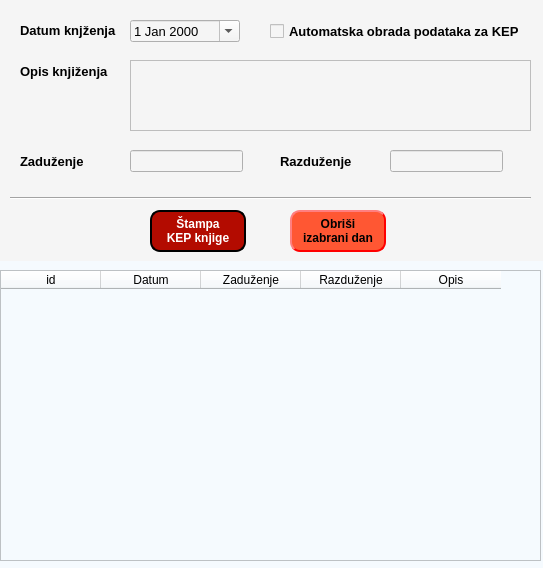
<?xml version="1.0" encoding="UTF-8"?>
<ui version="4.0">
 <class>kepDialog</class>
 <widget class="QDialog" name="kepDialog">
  <property name="geometry">
   <rect>
    <x>0</x>
    <y>0</y>
    <width>543</width>
    <height>568</height>
   </rect>
  </property>
  <property name="windowTitle">
   <string>Knjiga evidencije prometa</string>
  </property>
  <property name="windowIcon">
   <iconset>
    <normaloff>../resources/logo.png</normaloff>../resources/logo.png</iconset>
  </property>
  <property name="styleSheet">
   <string notr="true">background-color: rgb(245, 250, 254);</string>
  </property>
  <widget class="QWidget" name="widget" native="true">
   <property name="geometry">
    <rect>
     <x>0</x>
     <y>0</y>
     <width>543</width>
     <height>261</height>
    </rect>
   </property>
   <property name="styleSheet">
    <string notr="true">background-color: rgb(245, 245, 245);
</string>
   </property>
   <widget class="QDateEdit" name="datumEdit">
    <property name="geometry">
     <rect>
      <x>130</x>
      <y>20</y>
      <width>110</width>
      <height>22</height>
     </rect>
    </property>
    <property name="font">
     <font>
      <pointsize>10</pointsize>
     </font>
    </property>
    <property name="styleSheet">
     <string notr="true">QCalendarWidget QWidget {
    background-color: white;
    color: black;
}
QCalendarWidget QAbstractItemView {
    selection-background-color: #0078D7;
    selection-color: white;
    background-color: white;
    color: black;
}
QCalendarWidget QToolButton {
    background-color: #0078D7;
    color: white;
    border-radius: 5px;
    padding: 5px;
}
QCalendarWidget QToolButton:hover {
    background-color: #005a9e;
}
QCalendarWidget QHeaderView {
    background-color: #F0F0F0;
}</string>
    </property>
    <property name="calendarPopup">
     <bool>true</bool>
    </property>
   </widget>
   <widget class="QLabel" name="label">
    <property name="geometry">
     <rect>
      <x>20</x>
      <y>20</y>
      <width>101</width>
      <height>20</height>
     </rect>
    </property>
    <property name="font">
     <font>
      <pointsize>10</pointsize>
      <bold>true</bold>
     </font>
    </property>
    <property name="text">
     <string>Datum knjženja</string>
    </property>
   </widget>
   <widget class="QCheckBox" name="autoCheck">
    <property name="geometry">
     <rect>
      <x>270</x>
      <y>20</y>
      <width>261</width>
      <height>22</height>
     </rect>
    </property>
    <property name="font">
     <font>
      <pointsize>10</pointsize>
      <bold>true</bold>
     </font>
    </property>
    <property name="text">
     <string>Automatska obrada podataka za KEP</string>
    </property>
   </widget>
   <widget class="QLabel" name="label_2">
    <property name="geometry">
     <rect>
      <x>20</x>
      <y>60</y>
      <width>101</width>
      <height>22</height>
     </rect>
    </property>
    <property name="font">
     <font>
      <pointsize>10</pointsize>
      <bold>true</bold>
     </font>
    </property>
    <property name="text">
     <string>Opis knjiženja</string>
    </property>
   </widget>
   <widget class="QTextEdit" name="opisEdit">
    <property name="geometry">
     <rect>
      <x>130</x>
      <y>60</y>
      <width>401</width>
      <height>71</height>
     </rect>
    </property>
   </widget>
   <widget class="QLabel" name="label_3">
    <property name="geometry">
     <rect>
      <x>20</x>
      <y>150</y>
      <width>101</width>
      <height>22</height>
     </rect>
    </property>
    <property name="font">
     <font>
      <pointsize>10</pointsize>
      <bold>true</bold>
     </font>
    </property>
    <property name="text">
     <string>Zaduženje</string>
    </property>
   </widget>
   <widget class="QLineEdit" name="zaduzenjeEdit">
    <property name="geometry">
     <rect>
      <x>130</x>
      <y>150</y>
      <width>113</width>
      <height>22</height>
     </rect>
    </property>
    <property name="font">
     <font>
      <pointsize>10</pointsize>
      <bold>true</bold>
     </font>
    </property>
    <property name="inputMask">
     <string/>
    </property>
   </widget>
   <widget class="QLabel" name="label_4">
    <property name="geometry">
     <rect>
      <x>280</x>
      <y>150</y>
      <width>101</width>
      <height>22</height>
     </rect>
    </property>
    <property name="font">
     <font>
      <pointsize>10</pointsize>
      <bold>true</bold>
     </font>
    </property>
    <property name="text">
     <string>Razduženje</string>
    </property>
   </widget>
   <widget class="QLineEdit" name="razduzenjeEdit">
    <property name="geometry">
     <rect>
      <x>390</x>
      <y>150</y>
      <width>113</width>
      <height>22</height>
     </rect>
    </property>
    <property name="font">
     <font>
      <pointsize>10</pointsize>
      <bold>true</bold>
     </font>
    </property>
    <property name="inputMask">
     <string/>
    </property>
   </widget>
   <widget class="Line" name="line">
    <property name="geometry">
     <rect>
      <x>10</x>
      <y>190</y>
      <width>521</width>
      <height>16</height>
     </rect>
    </property>
    <property name="orientation">
     <enum>Qt::Horizontal</enum>
    </property>
   </widget>
   <widget class="QPushButton" name="btnStampa">
    <property name="geometry">
     <rect>
      <x>150</x>
      <y>210</y>
      <width>96</width>
      <height>42</height>
     </rect>
    </property>
    <property name="font">
     <font>
      <pointsize>9</pointsize>
      <bold>true</bold>
     </font>
    </property>
    <property name="styleSheet">
     <string notr="true">QPushButton#btnStampa {
	background-color: #b30b00;
	color: rgb(255, 255, 255);
    border-style:outset;
	border-width:2px;
	border-radius:10px;
	border-color:black;
	padding:2px;
}
QPushButton#btnStampa:hover {
	background-color: #fa0d00;
}</string>
    </property>
    <property name="text">
     <string>Štampa
KEP knjige</string>
    </property>
   </widget>
   <widget class="QPushButton" name="btnObrisi">
    <property name="geometry">
     <rect>
      <x>290</x>
      <y>210</y>
      <width>96</width>
      <height>42</height>
     </rect>
    </property>
    <property name="font">
     <font>
      <pointsize>9</pointsize>
      <bold>true</bold>
     </font>
    </property>
    <property name="styleSheet">
     <string notr="true">QPushButton#btnObrisi {
	background-color: #FF5733;
    color: black;
    border-style: outset;
    border-width: 2px;
     border-radius: 10px;
     border-color: red;
     padding: 2px;
}
QPushButton#btnObrisi:hover {
	background-color: red;
	color: white;
	border-color: #FF5733;
}</string>
    </property>
    <property name="text">
     <string>Obriši
izabrani dan</string>
    </property>
   </widget>
  </widget>
  <widget class="QTableWidget" name="kepTable">
   <property name="geometry">
    <rect>
     <x>0</x>
     <y>270</y>
     <width>541</width>
     <height>291</height>
    </rect>
   </property>
   <property name="sortingEnabled">
    <bool>true</bool>
   </property>
   <column>
    <property name="text">
     <string>id</string>
    </property>
    <property name="background">
     <color>
      <red>185</red>
      <green>203</green>
      <blue>204</blue>
     </color>
    </property>
   </column>
   <column>
    <property name="text">
     <string>Datum</string>
    </property>
    <property name="background">
     <color>
      <red>185</red>
      <green>203</green>
      <blue>204</blue>
     </color>
    </property>
   </column>
   <column>
    <property name="text">
     <string>Zaduženje</string>
    </property>
    <property name="background">
     <color>
      <red>185</red>
      <green>203</green>
      <blue>204</blue>
     </color>
    </property>
   </column>
   <column>
    <property name="text">
     <string>Razduženje</string>
    </property>
    <property name="background">
     <color>
      <red>185</red>
      <green>203</green>
      <blue>204</blue>
     </color>
    </property>
   </column>
   <column>
    <property name="text">
     <string>Opis</string>
    </property>
    <property name="background">
     <color>
      <red>185</red>
      <green>203</green>
      <blue>204</blue>
     </color>
    </property>
   </column>
  </widget>
 </widget>
 <resources/>
 <connections/>
</ui>
